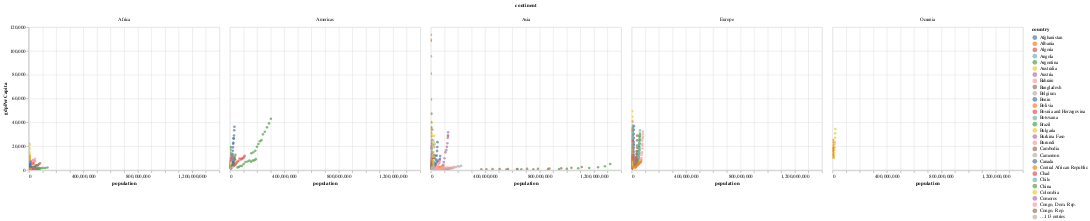

The code cell stored with this chart in its notebook:
### Code cell
alt.Chart(data).mark_circle().encode(alt.X("population"),
                                    y="gdpPerCapita",
                                    color="country"
                                    ).facet(column="continent"
                                           ).interactive()

### Figure 1 — Vega-Lite specification as saved in the notebook (floating-point values rounded to 4 significant figures; data arrays with more than 128 entries replaced by an {"elided": "..."} marker saying what was removed)
{"config": {"view": {"continuousWidth": 400, "continuousHeight": 300}}, "data": {"name": "data-d581ca36b3189a3bd79524340c049937"}, "facet": {"column": {"type": "nominal", "field": "continent"}}, "spec": {"mark": "circle", "encoding": {"color": {"type": "nominal", "field": "country"}, "x": {"type": "quantitative", "field": "population"}, "y": {"type": "quantitative", "field": "gdpPerCapita"}}, "selection": {"selector002": {"type": "interval", "bind": "scales", "encodings": ["x", "y"]}}}, "$schema": "https://vega.github.io/schema/vega-lite/v4.8.1.json", "datasets": {"data-d581ca36b3189a3bd79524340c049937": {"elided": "1704 records"}}}
